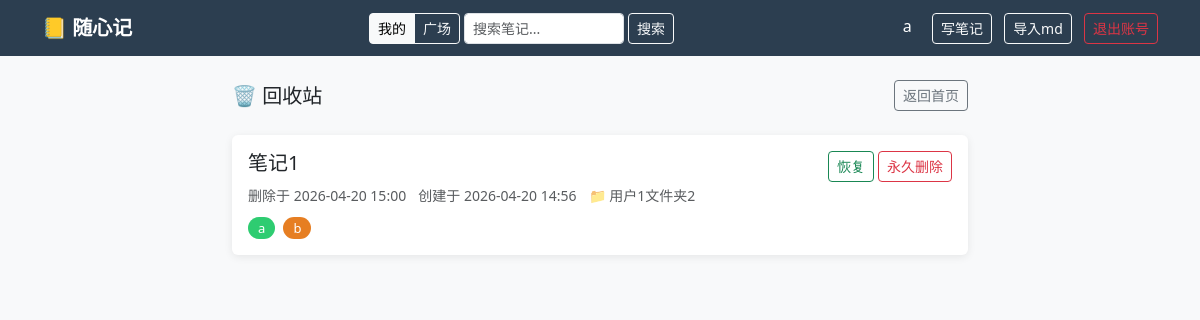
/trash (signed in), run on the app's committed database.
### app.py (models this page shows)
class User(UserMixin, db.Model):
    id       = db.Column(db.Integer, primary_key=True)
    username = db.Column(db.String(80), unique=True, nullable=False)
    password = db.Column(db.String(200), nullable=False)
    notes    = db.relationship('Note', backref='author', lazy=True)
    comments = db.relationship('Comment', backref='author', lazy=True)

class Note(db.Model):
    id         = db.Column(db.Integer, primary_key=True)
    title      = db.Column(db.String(200), nullable=False)
    content    = db.Column(db.Text, nullable=False)
    created_at = db.Column(db.DateTime, default=datetime.utcnow)
    updated_at = db.Column(db.DateTime, default=datetime.utcnow)  # 手动在 edit 时刷新
    user_id    = db.Column(db.Integer, db.ForeignKey('user.id'), nullable=False)
    folder_id  = db.Column(db.Integer, db.ForeignKey('folder.id'), nullable=True)
    is_public  = db.Column(db.Boolean, default=False)
    is_deleted = db.Column(db.Boolean, default=False)
    deleted_at = db.Column(db.DateTime, nullable=True)
    tags       = db.relationship('Tag', secondary=note_tags, backref='notes')
    comments   = db.relationship('Comment', backref='note', lazy=True, order_by='Comment.created_at.desc()', cascade='all, delete-orphan')
    versions   = db.relationship('NoteVersion', backref='note', lazy=True, order_by='NoteVersion.created_at.desc()', cascade='all, delete-orphan')

class Folder(db.Model):
    id      = db.Column(db.Integer, primary_key=True)
    name    = db.Column(db.String(100), nullable=False)
    user_id = db.Column(db.Integer, db.ForeignKey('user.id'), nullable=False)
    notes   = db.relationship('Note', backref='folder', lazy=True)

class Tag(db.Model):
    id   = db.Column(db.Integer, primary_key=True)
    name = db.Column(db.String(50), unique=True, nullable=False)

### app.py (the view)
@app.route('/trash')
@login_required
def trash():
    notes = Note.query.filter_by(user_id=current_user.id, is_deleted=True).order_by(Note.deleted_at.desc()).all()
    return render_template('trash.html', notes=notes)

### app.py (called while the page is built)
@app.template_filter('local_time')
def local_time(dt):
    if dt is None:
        return ''
    beijing = timezone(timedelta(hours=8))
    return dt.replace(tzinfo=timezone.utc).astimezone(beijing).strftime('%Y-%m-%d %H:%M')

@login_manager.user_loader
def load_user(user_id):
    return db.session.get(User, int(user_id))

### templates/trash.html (shortened to what this page needs)
{% extends 'base.html' %}
{% block content %}
<div class="row">
    <div class="col-md-8 offset-md-2">
        <div class="d-flex justify-content-between align-items-center mb-4">
            <h5 class="mb-0">🗑️ 回收站</h5>
            <a href="/" class="btn btn-sm btn-outline-secondary">返回首页</a>
        </div>
        {% for note in notes %}
        <div class="card mb-3 p-3">
            <div class="d-flex justify-content-between align-items-start">
                <div>
                    <h5 class="text-decoration-none text-dark">{{ note.title }}</h5>
                    <small class="text-muted">删除于 {{ note.deleted_at | local_time }}</small>
                    <small class="text-muted ms-2">创建于 {{ note.created_at | local_time }}</small>
                    {% if note.folder %}
                    <small class="text-muted ms-2">📁 {{ note.folder.name }}</small>
                    {% endif %}
                    <div class="mt-2">
                        {% for tag in note.tags %}
                        <span class="tag-badge tag-color-{{ tag.id % 8 }}">{{ tag.name }}</span>
                        {% endfor %}
                    </div>
                </div>
                <div class="d-flex gap-1">
                    <form method="POST" action="/trash/{{ note.id }}/restore">
                        <button type="submit" class="btn btn-sm btn-outline-success">恢复</button>
                    </form>
                    <form method="POST" action="/trash/{{ note.id }}/permanent_delete"
                          onsubmit="return confirm('永久删除后将无法恢复，确定继续？')">
                        <button type="submit" class="btn btn-sm btn-outline-danger">永久删除</button>
                    </form>
                </div>
            </div>
        </div>
        {% else %}
        <div class="card p-4 text-center text-muted">
            <p>回收站为空</p>
            <a href="/" class="btn btn-dark">返回首页</a>
        </div>
        {% endfor %}
    </div>
</div>
{% endblock %}

### templates/base.html (shortened to what this page needs)
<!DOCTYPE html>
<html>
<head>
    <link href="https://cdn.jsdelivr.net/npm/bootstrap@5.3.0/dist/css/bootstrap.min.css" rel="stylesheet">
    <link rel="stylesheet" href="https://cdn.jsdelivr.net/npm/easymde/dist/easymde.min.css">
</head>
<body>
    <nav class="navbar navbar-dark mb-4">
        <div class="container">
            <a class="navbar-brand fw-bold" href="/">📒 随心记</a>
            {% if current_user.is_authenticated %}
            <form class="d-flex align-items-center me-2" method="GET" action="/search" id="navSearchForm">
                <div class="btn-group btn-group-sm me-1" role="group">
                    <label class="btn btn-outline-light" for="nav-scope-mine">我的</label>
                    <label class="btn btn-outline-light" for="nav-scope-plaza">广场</label>
                </div>
                <input type="text" name="q" class="form-control form-control-sm me-1" placeholder="搜索笔记..."
                    style="width:160px">
                <button type="submit" class="btn btn-sm btn-outline-light">搜索</button>
            </form>
            <div>
                <a href="/profile" class="text-white text-decoration-none me-3">{{ current_user.username }}</a>
                <a href="/notes/new" class="btn btn-sm btn-outline-light me-2">写笔记</a>
                <form method="POST" action="/notes/import" enctype="multipart/form-data" class="d-inline">
                    <label class="btn btn-sm btn-outline-light me-2">
                        导入md
                    </label>
                </form>
                <a href="/logout" class="btn btn-sm btn-outline-danger" onclick="return confirm('确定要退出账号吗？')">退出账号</a>
            </div>
            {% endif %}
        </div>
    </nav>
    <div class="container">
        {% block content %}{% endblock %}
    </div>
</body>
</html>

### templates/base.html (style rules this page uses)
body { background-color: #f8f9fa; }
.navbar { background-color: #2c3e50 !important; }
.card { border: none; box-shadow: 0 2px 8px rgba(0, 0, 0, 0.08); }
.tag-badge { padding: 2px 10px; border-radius: 12px; font-size: 13px; text-decoration: none; margin-right: 4px; color: white; }
.tag-color-1 { background-color: #2ecc71; }
.tag-color-2 { background-color: #e67e22; }

### data on the page
User: username "a"
Note: title "笔记1", deleted_at|local_time "2026-04-20 15:00", created_at|local_time "2026-04-20 14:56", folder.name "用户1文件夹2"
Tag: name "a"
Tag: name "b"
